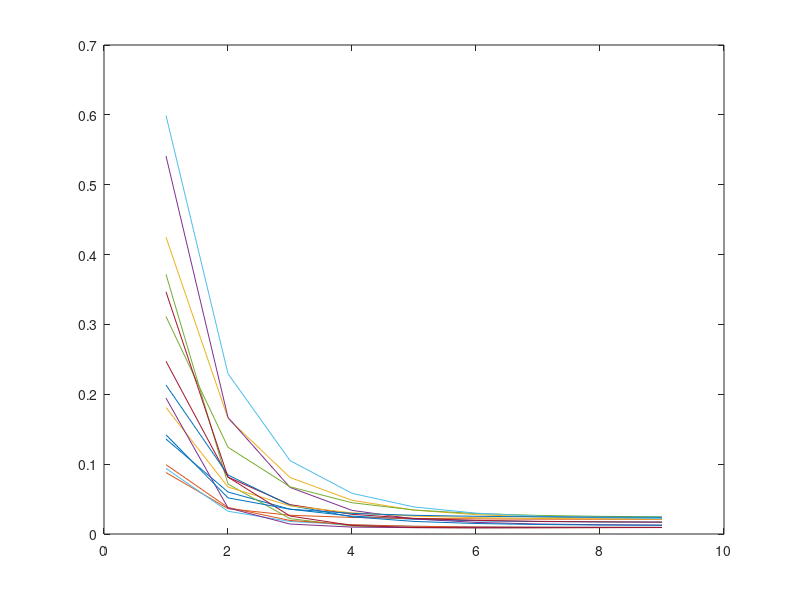

The MATLAB script that drew this image:
function [] = maxi_learn_speed_takiyama()
% Reinforcement learning for force production of a two joint planar arm
% theta: direction of desired force (degrees)

%clear all; close all; clc;

% Input layer:
T = 15; %number of trial
K = 10; %number of position of theta in the circle (real number is K+1)
thetak = (2*pi)/K:(2*pi)/K:2*pi;
randomOrder = randi(K,T);
mOutput = 2; %number of outputs
nInput = 7; %number of neurons
phiInput = 30; % angle of perturbation

nTrials = 10;
phi = zeros(1,nInput);
v = zeros(1,nTrials);

% Connectivity (weight) matrix (W)
Z=zeros(mOutput, nInput);
%E=zeros(1,nTrials); %Faux, car E un reel
W = zeros(nInput, mOutput);
R = [cos(phiInput),-sin(phiInput);sin(phiInput),cos(phiInput)];
A = zeros(nInput,1);
%Lambda=nInput*R*Z*transpose(Z)*transpose(R); % realiser plus tard
phi(1)=rand;
Z(:,1) =(1/nInput)*[cos(phi(1)*2*pi),sin(phi(1)*2*pi)]';
D = zeros(mOutput, mOutput);
lambda= NaN(1,mOutput);
desMagnitude=1;
%xOutput = zeros(mOutput,1);
xOutput = [0,0]';
B=1;
sigmaA=0.05; 
epsilon=normrnd(0,sigmaA,nInput,1);
sigmaP=0.05;
zeta=normrnd(0,sigmaP,nInput,mOutput);
alpha=0.9;
randomOrder2 = randi([1,nInput],nTrials,1);

E = zeros(nTrials,1);

for k = 2:nInput
    phi(k)= rand;    % !!!!!Angle!!!this phi concerns about tge foce direction(FD)
    Y = (1/nInput)*[cos(phi(k)*2*pi);sin(phi(k)*2*pi)]';
    Z(:,k)=Y;
end

Lambda=nInput*R*Z*transpose(Z)*transpose(R)
%A = (R*Z)\xOutput; % essaie, a remettre dans l'algo

%for i = 1:mOutput
%   for j= 1:mOutput
%      if i==j
%     D(i,i)=lambda(i); %Autre element par default a zero?
%    else
%       D(i,j)= 0;
%  end
%end
%end

for j = 1:T
    desTheta = thetak(randomOrder(j));
    tTarget = desMagnitude*[cos(desTheta);sin(desTheta)] %t,target position
    %end
    %xOutput = R*Z*A; %Output that we obtain
    e = tTarget - xOutput; %error betweeen what we expect and what we have
    [V,D]=eig(Lambda);
    v= V*e ;
    % A = (R*Z)\xOutput;
    
    
    % for i = 1:nTrials-1
    
    
    %    %e(i+1)=(eye(mOutput)-B*Lambda)*e(i)
    
    %     %E(i+1)= (1/2)*transpose(e(i+1))*e(i+1);
    %     A= A + B*nInput*transpose(Z)*transpose(R)*transpose(V)*v;   %A(i+1)=A(i)+B*N*transpose(Z)*transpose(R)*transpose(V)*v(i);
    %    xOutput = R*Z*A;
    %     v=(eye(mOutput)-B*D)*v;     %v(i+1)=(eye(mOutput)-B*D)*v(i);
    %     E(i)= (1/2)*transpose(v)*v;    %  E(i+1)= (1/2)*transpose(v(i+1))*v(i+1);
    %     %v(i)=V*e(i)
    
    
    % end
    
    
    %plot(E)
    % hold on
    
    %  disp(E)
    
    
    
    for i = 1:nTrials-1
        
        
        %e(i+1)=(eye(mOutput)-B*Lambda)*e(i)
        
        %E(i+1)= (1/2)*transpose(e(i+1))*e(i+1);
        %A= A + B*nInput*transpose(Z)*transpose(R)*transpose(V)*v;   %A(i+1)=A(i)+B*N*transpose(Z)*transpose(R)*transpose(V)*v(i);
        
        W=alpha*W+B*nInput*transpose(Z)*transpose(R)*transpose(V)*v*transpose(tTarget)+sigmaP*zeta(i);
        A=W*tTarget+sigmaA*epsilon(randomOrder2(i)); %epsilon varie avec i
        
        
        xOutput = R*Z*A;
        v=(alpha*eye(mOutput)-B*D)*(v+(1-alpha)*inv(alpha*eye(mOutput)-B*D)*V*tTarget);     %v(i+1)=(eye(mOutput)-B*D)*v(i);
        E2(i)= (1/2)*transpose(v)*v;    %  E(i+1)= (1/2)*transpose(v(i+1))*v(i+1);
        %v(i)=V*e(i)
        
    end
    plot(E2)
    hold on
    
    disp(E2')
    
end



